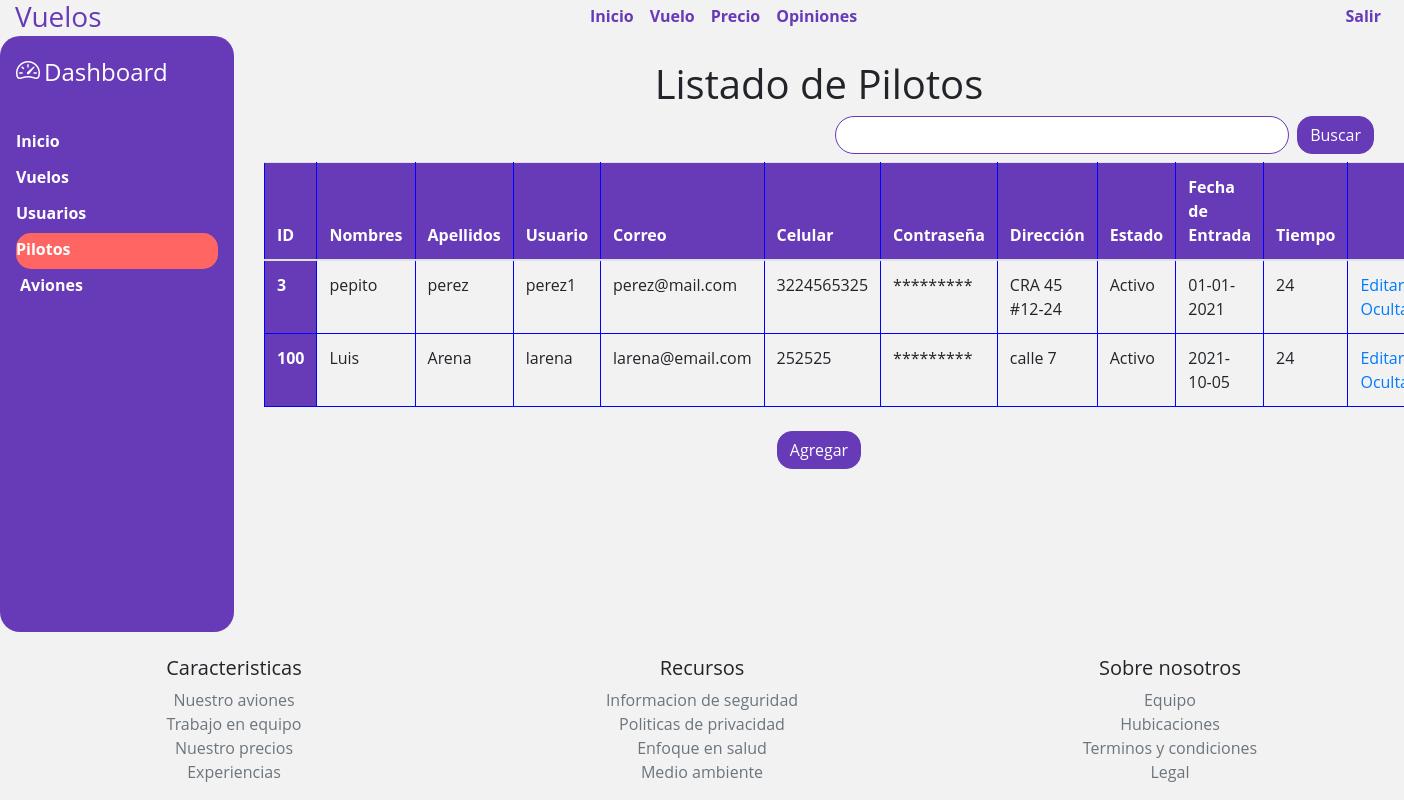
/dashboard_pilotos, run on the app's committed database.
### tables this page shows
CREATE TABLE empleados (id_emp INT REFERENCES usuarios (id) NOT NULL PRIMARY KEY, direccion VARCHAR (150) NOT NULL, estado CHAR (1) NOT NULL DEFAULT A, fecha_ingreso DATE NOT NULL, t_contrato INT NOT NULL DEFAULT (12));

CREATE TABLE usuarios (id INTEGER PRIMARY KEY AUTOINCREMENT NOT NULL UNIQUE, Nombres VARCHAR (100) NOT NULL, Apellidos VARCHAR (100) NOT NULL, usuario VARCHAR (15) NOT NULL UNIQUE, correo VARCHAR (150) NOT NULL UNIQUE, numero CHAR (10) NOT NULL, password VARCHAR (200) NOT NULL, tipo_usuario CHAR DEFAULT c, estado CHAR (1) NOT NULL DEFAULT A);

### app.py (the view, shortened to what this page needs)
@app.route('/dashboard_pilotos', methods=['POST', 'GET'])
def dashboard_pilotos():
    sql = f"SELECT id, nombres, apellidos, usuario, correo, numero, password, direccion, em.estado, fecha_ingreso, t_contrato FROM usuarios AS us INNER JOIN empleados AS em ON us.id = em.id_emp AND us.tipo_usuario = 'p'"
    res = seleccion(sql)
    if len(res) == 0:
        flash('ERROR: No hay pilotos en la tabla')
    else:
        form = AgregarPilotos()
        return render_template('dashboard_pilotos.html', pagina='dashboard', pilotos=res, form=form)

### db.py (called while the page is built)
def seleccion(sql) -> list:
    try:
        with sqlite3.connect(URL_DB) as con:
            cur = con.cursor()
            res = cur.execute(sql).fetchall()
    except Exception:
        res = ['0']
    return res

### templates/dashboard_pilotos.html (shortened to what this page needs)
{% extends 'dashboard.html' %}
{% block content %}
<div class="col-md-10">
  <div class="container">
    <div class="row">
      <div class="col text-center pt-4">
        <h1>Listado de Pilotos</h1>
      </div>
    </div>
    <div class="row">
      <div class="col m-2 p-2"></div>
      <div class="col d-inline-flex">
        <input type="text" id="buscar" class="form-control mr-2">
        <button class="btn btn-primary ">Buscar</button>
      </div>
    </div>
    <div class="row mt-2 mb-2">
      <div class="col">
        <table class="table">
          <thead>
            <tr class="">
              <th scope="col">ID</th>
              <th scope="col">Nombres</th>
              <th scope="col">Apellidos</th>
              <th scope="col">Usuario</th>
              <th scope="col">Correo</th>
              <th scope="col">Celular</th>
              <th scope="col">Contraseña</th>
              <th scope="col">Dirección</th>
              <th scope="col">Estado</th>
              <th scope="col">Fecha de Entrada</th>
              <th scope="col">Tiempo</th>
              <th scope="col"></th>
            </tr>
          </thead>
          <tbody>
            {% for dat in pilotos %}
            <tr>
              <th scope="row">{{ dat[0] }}</th>
              <td>{{ dat[1] }}</td>
              <td>{{ dat[2] }}</td>
              <td>{{ dat[3] }}</td>
              <td>{{ dat[4] }}</td>
              <td>{{ dat[5] }}</td>
              <td> ********* </td>
              <td>{{ dat[7] }}</td>
              <td>{% if dat[8] == 'I'%}Inactivo{% endif%}{% if dat[8] == 'A'%}Activo{% endif%}</td>
              <td>{{ dat[9] }}</td>
              <td>{{ dat[10] }}</td>
              <td><a href="{{url_for('editar_piloto', id=dat[0])}}" >Editar</a> - <a href="{{ url_for('eliminar_piloto', id=dat[0], estado=dat[8]) }}">{% if dat[8] == 'I'%}Mostrar{% endif%}{% if dat[8] == 'A'%}Ocultar{% endif%}</a></td>
            </tr>
            {% endfor %}
          </tbody>
        </table>
      </div>
    </div>
  </div>
  <div class="row justify-content-md-center">
    <button type="button" class="btn btn-primary" data-toggle="modal" data-target="#agregarPiloto">
      Agregar
    </button>
  </div>
</div>
{% endblock %}

### static/css/estilo.css (style rules this page uses)
.container { width: 100%; max-width: 1500px; }
input, .custom-select { border-radius: 25px !important; border-color: #673ab7 !important; }
th { background-color: #673ab7; color: white; }
body { background: #f2f2f2; font-family: 'Open Sans', sans-serif; }
.btn-primary { background-color: #673ab7 !important; border-color: #673ab7 !important; border-radius: 15px; }
th, td { border: 1px solid blue; width: 100px; word-wrap: break-word; }

### data on the page
empleados: dat "3", Nombres "pepito", Apellidos "perez", usuario "perez1", correo "perez@mail.com", numero "3224565325", direccion "CRA 45 #12-24", estado "Activo", fecha_ingreso "01-01-2021", t_contrato "24"
empleados: dat "100", Nombres "Luis", Apellidos "Arena", usuario "larena", correo "larena@email.com", numero "252525", direccion "calle 7", estado "Activo", fecha_ingreso "2021-10-05", t_contrato "24"
